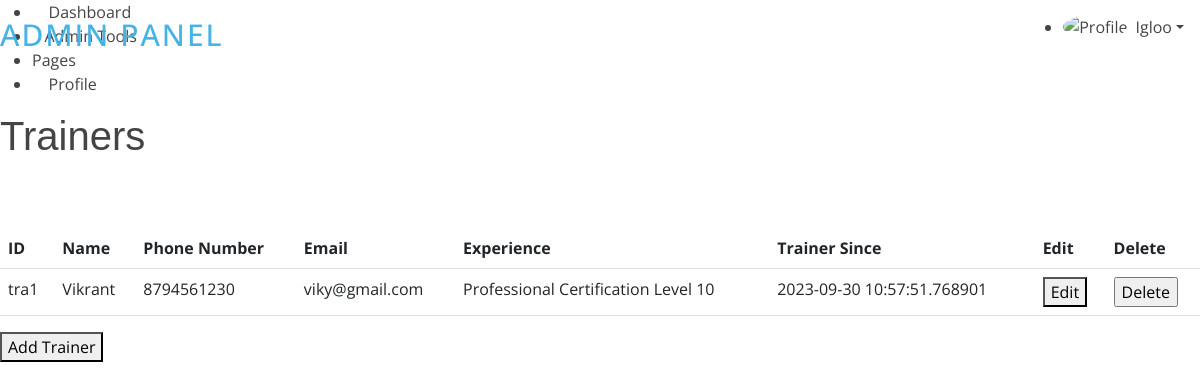
The page /admin/trainers (signed in) on the database as committed earlier.
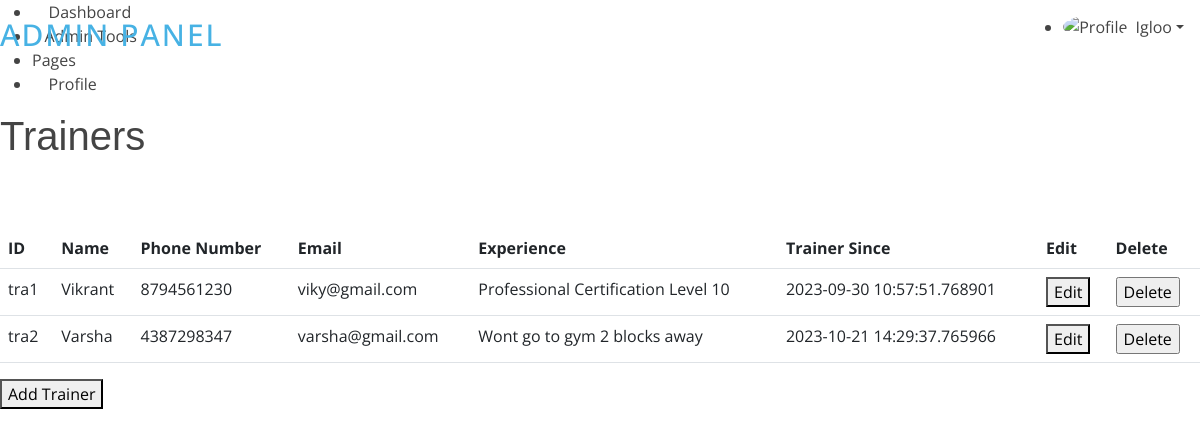
The same page on the database as committed later.
### app.py (models this page shows, shortened)
class Trainers(db.Model,UserMixin):
    id = db.Column(db.String(10), primary_key=True)
    name = db.Column(db.String(100))
    phone_number = db.Column(db.String(15))
    email = db.Column(db.String(100), nullable=False)
    experience = db.Column(db.String(100))
    trainer_since = db.Column(db.DateTime)
    password = db.Column(db.String(128), nullable=False)

### app.py (the view)
@app.route('/admin/trainers')
def trainer_manager():
    admin = current_user
    if not isinstance(admin,Admin):
        return redirect(url_for('admin_login'))
    trainer_list = Trainers.query.all()
    return render_template('/admin/trainers.html',admin=admin,trainers=trainer_list)

### app.py (called while the page is built)
@login_manager.user_loader
def load_user(user_id):
    admin = Admin.query.get(user_id)
    if admin is None:
        member = Members.query.get(user_id)
        if member is None:
            trainer = Trainers.query.get(user_id)
            return trainer  # Return the trainer user if found
        return member  # Return the regular member user if found
    return admin  # Return the admin user if found

### templates/admin/trainers.html (shortened to what this page needs)
{% extends "/admin/header.html" %}
{% block content %}
<div class="pagetitle">
  <h1>Trainers</h1>
</div>
<section class="section dashboard">
  <div class="row">
    <div class="col">
      <table class="table">
        <thead>
          <tr>
            <th>ID</th>
            <th>Name</th>
            <th>Phone Number</th>
            <th>Email</th>
            <th>Experience</th>
            <th>Trainer Since</th>
            <th>Edit</th>
            <th>Delete</th>
          </tr>
        </thead>
        <tbody>
          {% for trainer in trainers %}
          <tr>
            <td id="trainerid">{{ trainer.id }}</td>
            <td>{{ trainer.name }}</td>
            <td>{{ trainer.phone_number }}</td>
            <td>{{ trainer.email }}</td>
            <td>{{ trainer.experience }}</td>
            <td>{{ trainer.trainer_since }}</td>
            <td><button id="{{trainer.id}}" onclick="editTrainer(this.id)">Edit</button></td>
            <td>
              <form action="{{url_for('delete_trainer')}}" method="post">
                <input type="submit" value="Delete"
                  onclick="return confirm('Are you sure you want to delete this trainer?');">
              </form>
            </td>
          </tr>
          {% endfor %}
        </tbody>
      </table>
    </div>
  </div>
  <div class="row">
    <div class="col-lg-4">
      <button id="addTrainerButton">Add Trainer</button>
    </div>
  </div>
</section>
{% endblock %}

Rows that differ between the two databases and show on the page:
added Trainers: id "tra2", name "Varsha", phone_number "4387298347", email "varsha@gmail.com", experience "Wont go to gym 2 blocks away", trainer_since "2023-10-21 14:29:37.765966"
